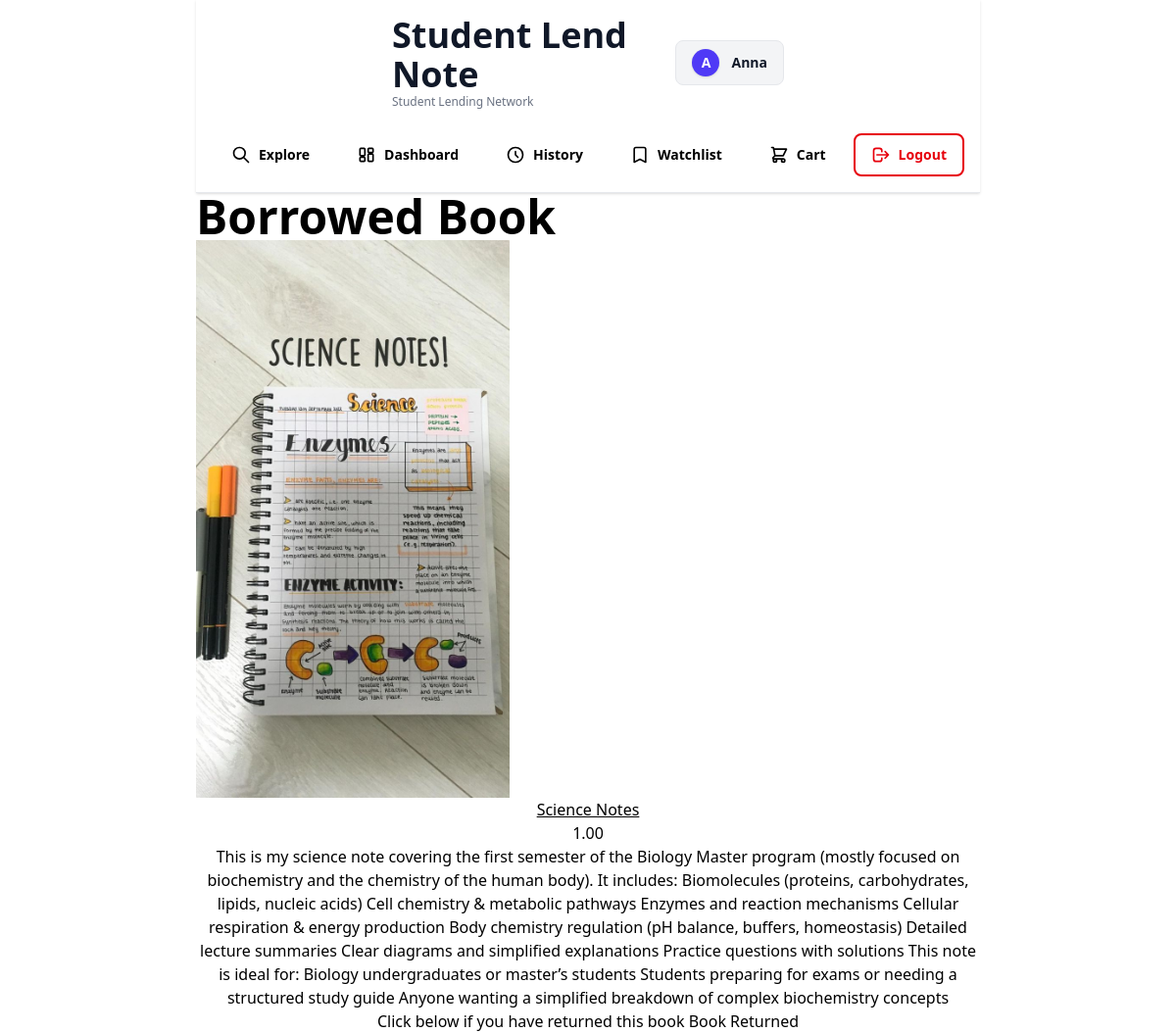
Screenshot of /show_borrowed (signed in) with the database file from the repository.
### models.py (models this page shows, shortened)
class Note(db.Model):
    note_id = db.Column(db.Integer, primary_key=True)
    image_filename = db.Column(db.String(255), nullable=True)
    title = db.Column(db.String(200), nullable=False)
    isbn = db.Column(db.String(17), nullable=True)
    price = db.Column(db.Numeric(10, 2), nullable=False)
    price_sale = db.Column(db.Numeric(10, 2), nullable=False)
    description = db.Column(db.Text, nullable=True)
    condition = db.Column(
        db.Enum('MINIMUM', 'GOOD', 'BRAND NEW', name='condition_enum'),
        nullable=False
    )
    pickup_location = db.Column(db.String(200), nullable=False)
    available_date = db.Column(db.DateTime, nullable=False)
    status = db.Column(
        db.Enum('AVAILABLE', 'LENT', 'SOLD', 'RESERVED', 'HIDDEN', 'NEED ACTION','DELETED', name='status_enum'),
        default='AVAILABLE',
        nullable=False
    )
    listing_type = db.Column(
        db.Enum('RENTAL', 'SALE', 'BOTH', name='listing_type_enum'),
        nullable=False
    )
    listing_date = db.Column(db.DateTime, default=db.func.now(), nullable=False)
    incoming_return_date = db.Column(db.DateTime, nullable=True)
    avg_rating = db.Column(db.Numeric(3, 2), default=0.00)
    rating_count = db.Column(db.Integer, default=0)
    owner_id = db.Column(db.Integer, db.ForeignKey('user.user_id'), nullable=False)
    buyer_id = db.Column(db.Integer, db.ForeignKey('user.user_id'), nullable=True)
    current_history_id = db.Column(db.Integer, db.ForeignKey('history.history_id'), nullable=True)
    owner = db.relationship('User', foreign_keys=[owner_id], backref='notes_owned')
    buyer = db.relationship('User', foreign_keys=[buyer_id], backref='notes_bought')
    current_history = db.relationship('History', foreign_keys=[current_history_id], post_update=True)
    tags = db.Column(db.String(200), nullable=True)
    embedding = db.Column(db.PickleType, nullable=True)

### routes/borrowed_bp.py (the view)
@borrowed_bp.route('/show_borrowed')
def show_borrowed():
    user_id = session['user_id']
    borrowed_notes = Note.query.filter_by(buyer_id=user_id).all()
    return render_template('borrowed.html', borrowed_notes=borrowed_notes)

### templates/borrowed.html (shortened to what this page needs)
<!DOCTYPE html>
<html lang="en">
<head>
    <script src="https://cdn.jsdelivr.net/npm/@tailwindcss/browser@4"></script><script src="https://cdn.jsdelivr.net/npm/@tailwindcss/browser@4"></script>
</head>
<body>
    <div class="mx-auto w-2/3">
        {% include 'components/navbar.html'%}
        <h1 class="text-5xl font-bold">Borrowed Book</h1>
        <div class="flex justify-center text-center space-x-1">
            {% for note in borrowed_notes %}
                <div>
                    <img src="{{url_for('static', filename='uploads/' + note.image_filename)}}" alt="Current Image" class="w-80 h-auto">
                    <a class="underline" href="{{url_for('detail', note_id=note.note_id)}}">{{note.title}}</a>
                    <p>{{note.price}}</p>
                    <p>{{note.description}}</p>
                    {% if note.status == 'LENT' %}
                    <form action="{{ url_for('borrowed.return_borrowed', note_id = note.note_id) }}" method="POST">
                        <label for="returned">Click below if you have returned this book</label>
                        <input name="returned" class="cursor-pointer" type="submit" value="Book Returned">
                    </form>
                    {% elif note.status == 'NEED ACTION' %}
                        <p>This note has been tagged as returned!</p>
                    {% endif %}
                </div>
            {% endfor %}
        </div>
    </div>
</body>
</html>

### rows the page displays
Note: image_filename (picture), title "Science Notes", price "1.00", description "This is my science note covering the first semester of the Biology Master program (mostly focused on biochemistry and the chemistry of the human body). It includes: Biomolecules (proteins, carbohydrates, lipids, nucleic acids) Cell chemistry & metabolic pathways Enzymes and reaction mechanisms Cellular respiration & energy production Body chemistry regulation (pH balance, buffers, homeostasis) Detailed lecture summaries Clear diagrams and simplified explanations Practice questions with solutions This note is ideal for: Biology undergraduates or master’s students Students preparing for exams or needing a structured study guide Anyone wanting a simplified breakdown of complex biochemistry…"

### other values shown
{{ session.get('username', 'Guest')[:1].upper() }} "A"
{{ session.get('username', 'Guest') }} "Anna"
{{ label }} "Explore Dashboard History Watchlist Cart"
{{ 'Login' if session.get('username', 'Guest') == 'Guest' else 'Logout' }} "Logout"
